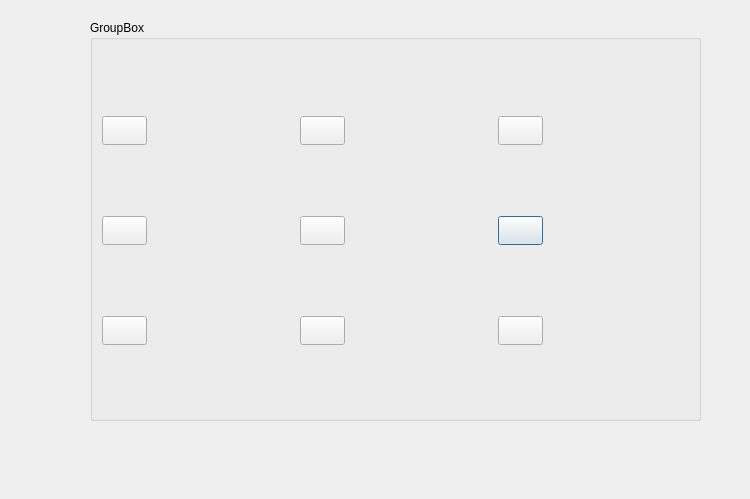
<?xml version="1.0" encoding="UTF-8"?>
<ui version="4.0">
 <class>twoplayer</class>
 <widget class="QDialog" name="twoplayer">
  <property name="geometry">
   <rect>
    <x>0</x>
    <y>0</y>
    <width>750</width>
    <height>499</height>
   </rect>
  </property>
  <property name="windowTitle">
   <string>Dialog</string>
  </property>
  <widget class="QGroupBox" name="groupBox">
   <property name="geometry">
    <rect>
     <x>90</x>
     <y>20</y>
     <width>611</width>
     <height>401</height>
    </rect>
   </property>
   <property name="title">
    <string>GroupBox</string>
   </property>
   <widget class="QPushButton" name="pushButton_7">
    <property name="geometry">
     <rect>
      <x>408</x>
      <y>196</y>
      <width>45</width>
      <height>29</height>
     </rect>
    </property>
    <property name="text">
     <string/>
    </property>
   </widget>
   <widget class="QPushButton" name="pushButton_10">
    <property name="geometry">
     <rect>
      <x>210</x>
      <y>196</y>
      <width>45</width>
      <height>29</height>
     </rect>
    </property>
    <property name="sizePolicy">
     <sizepolicy hsizetype="Preferred" vsizetype="Fixed">
      <horstretch>0</horstretch>
      <verstretch>0</verstretch>
     </sizepolicy>
    </property>
    <property name="text">
     <string/>
    </property>
   </widget>
   <widget class="QPushButton" name="pushButton_3">
    <property name="geometry">
     <rect>
      <x>12</x>
      <y>196</y>
      <width>45</width>
      <height>29</height>
     </rect>
    </property>
    <property name="sizePolicy">
     <sizepolicy hsizetype="Preferred" vsizetype="Fixed">
      <horstretch>0</horstretch>
      <verstretch>0</verstretch>
     </sizepolicy>
    </property>
    <property name="text">
     <string/>
    </property>
   </widget>
   <widget class="QPushButton" name="pushButton_11">
    <property name="geometry">
     <rect>
      <x>210</x>
      <y>296</y>
      <width>45</width>
      <height>29</height>
     </rect>
    </property>
    <property name="sizePolicy">
     <sizepolicy hsizetype="Preferred" vsizetype="Fixed">
      <horstretch>0</horstretch>
      <verstretch>0</verstretch>
     </sizepolicy>
    </property>
    <property name="text">
     <string/>
    </property>
   </widget>
   <widget class="QPushButton" name="pushButton_8">
    <property name="geometry">
     <rect>
      <x>408</x>
      <y>296</y>
      <width>45</width>
      <height>29</height>
     </rect>
    </property>
    <property name="text">
     <string/>
    </property>
   </widget>
   <widget class="QPushButton" name="pushButton_4">
    <property name="geometry">
     <rect>
      <x>12</x>
      <y>296</y>
      <width>45</width>
      <height>29</height>
     </rect>
    </property>
    <property name="sizePolicy">
     <sizepolicy hsizetype="Preferred" vsizetype="Fixed">
      <horstretch>0</horstretch>
      <verstretch>0</verstretch>
     </sizepolicy>
    </property>
    <property name="text">
     <string/>
    </property>
   </widget>
   <widget class="QPushButton" name="pushButton_12">
    <property name="geometry">
     <rect>
      <x>210</x>
      <y>96</y>
      <width>45</width>
      <height>29</height>
     </rect>
    </property>
    <property name="sizePolicy">
     <sizepolicy hsizetype="Preferred" vsizetype="Fixed">
      <horstretch>0</horstretch>
      <verstretch>0</verstretch>
     </sizepolicy>
    </property>
    <property name="text">
     <string/>
    </property>
   </widget>
   <widget class="QPushButton" name="pushButton_5">
    <property name="geometry">
     <rect>
      <x>12</x>
      <y>96</y>
      <width>45</width>
      <height>29</height>
     </rect>
    </property>
    <property name="sizePolicy">
     <sizepolicy hsizetype="Preferred" vsizetype="Fixed">
      <horstretch>0</horstretch>
      <verstretch>0</verstretch>
     </sizepolicy>
    </property>
    <property name="text">
     <string/>
    </property>
   </widget>
   <widget class="QPushButton" name="pushButton_13">
    <property name="geometry">
     <rect>
      <x>408</x>
      <y>96</y>
      <width>45</width>
      <height>29</height>
     </rect>
    </property>
    <property name="sizePolicy">
     <sizepolicy hsizetype="Preferred" vsizetype="Fixed">
      <horstretch>0</horstretch>
      <verstretch>0</verstretch>
     </sizepolicy>
    </property>
    <property name="text">
     <string/>
    </property>
   </widget>
  </widget>
 </widget>
 <resources/>
 <connections/>
</ui>
